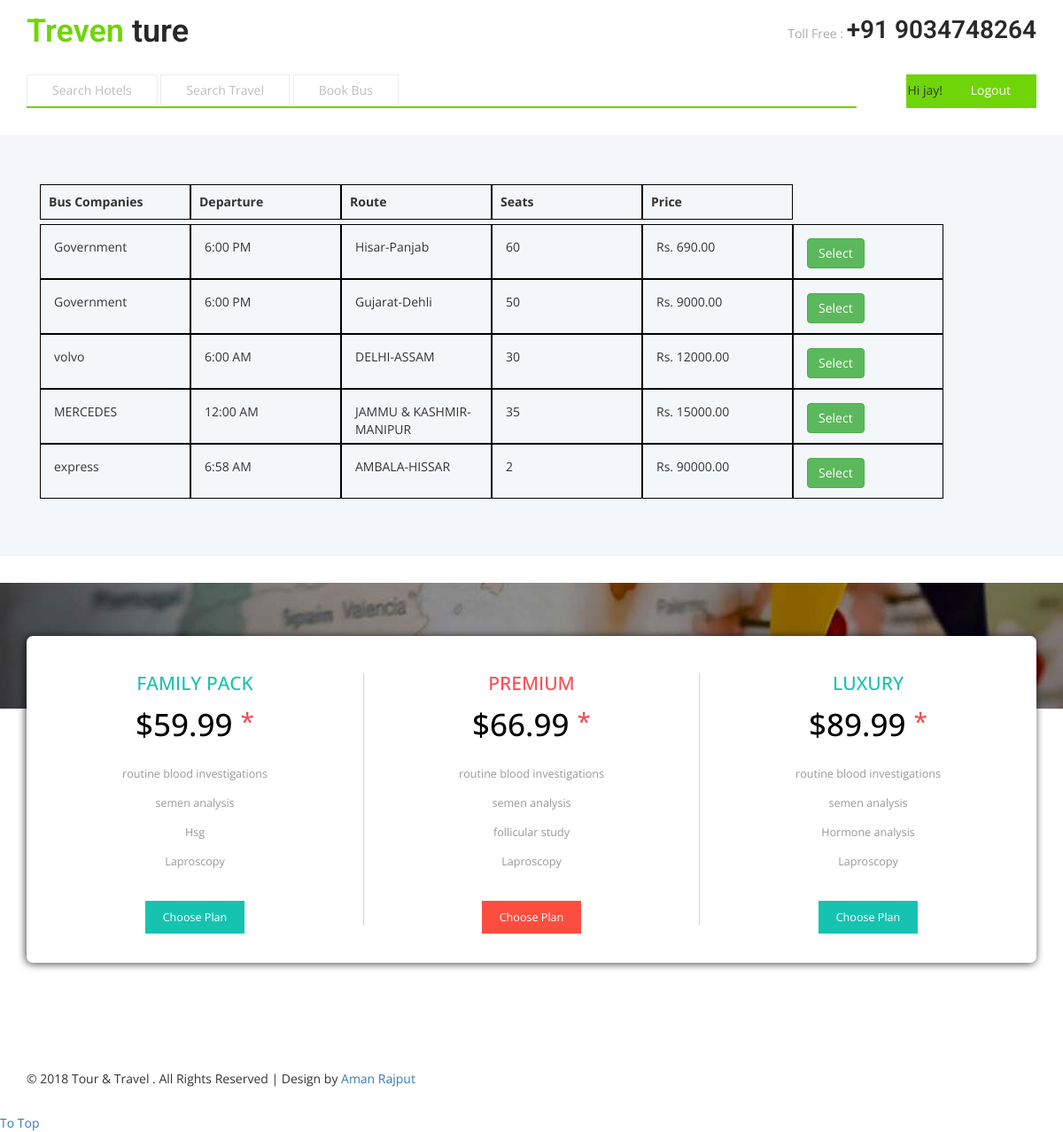
Page /allbus/ (signed in) on the committed database.
### PointApp/models.py (models this page shows, shortened)
class Schedule(models.Model):
    departure_time = models.DateTimeField(auto_now_add=False)
    arrival_time = models.DateTimeField(auto_now_add=False)
    bus = models.ForeignKey(Bus, on_delete=models.CASCADE)
    price = models.DecimalField(max_digits=15 ,decimal_places=2, default=Decimal(0.00))
    class Meta:
        ordering = ['price']
    @classmethod
    def get_schedules(cls):
        schedule = cls.objects.all()
        return schedule

class Bus(models.Model):
    bus_organisation = models.ForeignKey(BusOrganisation, on_delete=models.CASCADE)
    number_plate = models.CharField(max_length=50)
    route = models.ForeignKey(Route, on_delete=models.CASCADE)
    capacity = models.PositiveIntegerField(default=0)

class BusOrganisation(models.Model):
    name = models.CharField(max_length=255)
    logo = models.ImageField(upload_to="logo-pic/", blank=True)
    def __str__(self):
        return self.name

class Route(models.Model):
    departure_location = models.CharField(max_length=255)
    destination_location = models.CharField(max_length=255)
    def __str__(self):
        return self.departure_location + '-' + self.destination_location

### PointApp/views.py (the view)
# urls.py: url(r'^allbus/', views.allbuss, name='allbus'),
def allbuss(request):
    title = 'All Buss'
    all_schedule = Schedule.get_schedules()
    return render(request,'catalog/allbus.html', {'title':title,  'buses':all_schedule})

### PointApp/templates/catalog/allbus.html
{% extends 'catalog/base.html' %}
{% load widget_tweaks %}
{% block content %}
{% if buses %}
<div class="container scheduleBar">
    <div class="row">
        <div class="container">
            <ul class="cat">
                <li class="bus-companies">Bus Companies</li>
                <li class="departure">Departure</li>
                <li class="duration">Route</li>
                <li class="seats hidden-xs hidden-sm">Seats</li>
                <li class="price">Price</li>
            </ul>
            <ul class="res">
                    {% for bus in buses %}
                    <li>{{bus.bus.bus_organisation}}</li>
                    <li>{{bus.departure_time | date:"g:i A"}}</li>
                    <li>{{bus.bus.route}}  </li>
                    <li>{{bus.bus.capacity}}</li>
                    <li>Rs. {{bus.price}}</li>
                    <li>
                        <a href="{%url 'bus_details' bus.id%}">
                            <button class="btn btn-success search-button">Select</button>
                        </a>
                    </li>
                    {% endfor %}
            </ul>
        </div>
    </div>
</div>
{% else %}
    <div><h2>No Bus Available.</h2></div>
{% endif %}
    {% endblock %}

### PointApp/templates/catalog/base.html (shortened to what this page needs)
{% load staticfiles %}
<!DOCTYPE html>
<html>
<head>
<link href="{%static 'catalog/css/bootstrap.css' %}" type="text/css" rel="stylesheet" media="all">
<link href="{%static 'catalog/css/style.css' %}" type="text/css" rel="stylesheet" media="all">
<link rel="stylesheet" href="{%static 'catalog/css/flexslider.css' %}" type="text/css" media="screen" />
<link type="text/css" rel="stylesheet" href="{%static 'catalog/css/JFFormStyle-1.css' %}" />
</head
<body>
	<div class="header">
		<div class="container">
			<div class="header-grids">
				<div class="logo">
					<h1><a  href="index.html"><span>Treven</span> ture</a></h1>
				</div>
				<div class="header-dropdown">
					<div class="emergency-grid">
						<ul>
							<li>Toll Free : </li>
							<li class="call">+91 9034748264</li>
						</ul>
					</div>
					<div class="clearfix"> </div>
				</div>
				<div class="clearfix"> </div>
			</div>
			<div class="nav-top">
				<div class="top-nav">
					<ul class="nav1">
						{% if user.is_authenticated %}
						<li><a href="/searchhotel/">Search Hotels</a></li>
						<li><a href="/searchtraval/">Search Travel</a></li>
						<li><a href="/allbus/">Book Bus</a></li>
						{% else %}
						<li><a href="/signup/">Sign UP</a></li>
						{% endif %}
					</ul>
				</div>
<div class="dropdown-grids">
						<div id="loginContainer">{% if user.is_authenticated %}
                                Hi {{ user.username }}!
                                <a href="/logout/"><span>Logout</span></a></p>
                              {% else %}
                                <a href="/login/"><span>Login</span></a>
                              {% endif %}
						</div>
				</div>
				<div class="clearfix"> </div>
			</div>
		</div>
	</div>
	<div class="banner-bottom">
		<div class="container">
                {% block content %}
                {% endblock %}
		</div>
	</div>
	<div class="pricing-agile" id="pricing-agile" style="background: url({% static 'catalog/img1/c1.jpg' %}) no-repeat fixed;
    ">
		<div class="container">
	<br><br><br>
			<div class="pricing-agile-grids">
				<div class="col-xs-4 grid-info">
					<h3>FAMILY PACK</h3>
					<h4>$59.99
						<sup>*</sup>
					</h4>
					<div class="pricing-agile-text">
						<p>routine blood investigations</p>
						<p>semen analysis</p>
						<p>Hsg</p>
						<p>Laproscopy</p>
					</div>
					<a href="#regi" class="scroll">Choose Plan</a>
				</div>
				<div class="col-xs-4 grid-info grid-two">
					<h3>PREMIUM</h3>
					<h4>$66.99
						<sup>*</sup>
					</h4>
					<div class="pricing-agile-text">
						<p>routine blood investigations</p>
						<p>semen analysis</p>
						<p>follicular study</p>
						<p>Laproscopy</p>
					</div>
					<a href="#regi" class="scroll">Choose Plan</a>
				</div>
				<div class="col-xs-4 grid-info grid-three">
					<h3>LUXURY</h3>
					<h4>$89.99
						<sup>*</sup>
					</h4>
					<div class="pricing-agile-text">
						<p>routine blood investigations</p>
						<p>semen analysis</p>
						<p>Hormone analysis</p>
						<p>Laproscopy</p>
					</div>
					<a href="#regi" class="scroll">Choose Plan</a>
				</div>
				<div class="clearfix"> </div>
			</div>
		</div>
	</div>
<div class="copy-right-grids">
				<div class="container">
					<div class="copy-left">
						<p class="footer-gd">© 2018 Tour & Travel . All Rights Reserved | Design by <a href="https://facebook.com/amanchauhan813/" target="_blank">Aman Rajput</a></p>
					</div>
				</div>
			</div>
</body>
</html>

### PointApp/static/catalog/css/style.css (style rules this page uses)
body a { transition: 0.5s all ease; -webkit-transition: 0.5s all ease; -moz-transition: 0.5s all ease; -o-transition: 0.5s all ease; -ms-transition: 0.5s all ease; text-decoration:none; }
.container { margin-bottom: 30px; }
.cat, .res { display: inline-block; }
.cat > li { float: left; width: 170px; list-style: none; border: 1px solid black; padding: 9px; font-weight: 700; }
.res > li { float: left; width: 170px; list-style: none; border: 1px solid black; padding: 15px; height: 62px; }
h1,h2,h3,h4,h5,h6 { margin:0; }
p { margin:0; }
ul,label { margin:0; padding:0; }
.header { padding: 1em 0 0 0; position: relative; }
.logo { float: left; }
.logo h1 { margin:0; }
.logo h1 a { color: #292929; padding: 0.2em 0; font-family: 'Roboto', sans-serif; font-weight: 600; font-size: 1em; }
.logo h1 a span { color:#6fd508; }
.nav-top { margin: 2em 0 0 0; }
.top-nav { margin: 0 auto 0 0; width: 82.2%; float:left; }
.top-nav ul { padding: 0; margin: 0; border-bottom: solid 2px #6fd508; }
.top-nav ul li { display: inline-block; text-decoration: none; }
.top-nav ul li a { display: block; padding: .5em 2em; color: #BDBDBD; border: solid 1px #ECECEC; border-bottom: solid 1px #FFF; }
.header-dropdown { float: right; width: 38%; }
.dropdown-grids { float: right; border-bottom: solid 2px #6fd508; }
#loginContainer { position: relative; padding: 0.5em 0em; border: solid 1px #6fd508; background: #6fd508; }
#loginContainer a span { padding: .5em 2em; color: #FFF; }
.emergency-grid { float: right; }
.emergency-grid ul { padding:0; margin:0; }
.emergency-grid ul li { display: inline-block; color: #A9A9A9; margin: 0; font-size: 1em; }
.emergency-grid ul li.call { color: #292929; font-family: 'Roboto', sans-serif; font-weight: 600; font-size: 2em; }
.banner-bottom { padding: 4em 0 0 0; background: #f4f7f9; }

### PointApp/templates/catalog/base.html (style rules this page uses)
.pricing-agile { background: url(../images/c1.jpg) no-repeat fixed; background-size: cover; -webkit-background-size: cover; -moz-background-size: cover; -o-background-size: cover; -ms-background-size: cover; min-height: 550px; }
.pricing-agile-grids { text-align: center; -webkit-box-shadow: -1px 1px 10px 0px rgba(0,0,0,0.75); -moz-box-shadow: -1px 1px 10px 0px rgba(0,0,0,0.75); box-shadow: -1px 1px 10px 0px rgba(0,0,0,0.75); padding: 3em 0; border-radius: 7px; background: #fff; }
.grid-info h3 { font-size: 1.5em; margin-bottom: 16px; color: #16C3B0; }
.grid-info h4 { font-size: 2.5em; color: #000; }
.grid-info h4 sup { vertical-align: sub; font-size: 0.8em; color: #ee4f4f; }
.pricing-agile-text { padding: 2em; }
.grid-info p { font-size: .9em; color: #999999; margin-bottom: 15px; }
.grid-info a { padding: 10px 20px; font-size: .9em; color: #FFF; background-color: #16C3B0; }
.grid-info.grid-two h3 { color:#FF4A52; }
.grid-info.grid-two a { background-color: #FD4D40; }
.grid-info.grid-two { border-left: 1px solid rgba(125, 123, 123, 0.32); border-right: 1px solid rgba(125, 123, 123, 0.32); }

### rows in the picture
Schedule: bus.bus_organisation "Government", departure_time "6:00 PM", bus.route "Hisar-Panjab", bus.capacity "60", price "690.00"
Schedule: bus.bus_organisation "Government", departure_time "6:00 PM", bus.route "Gujarat-Dehli", bus.capacity "50", price "9000.00"
Schedule: bus.bus_organisation "volvo", departure_time "6:00 AM", bus.route "DELHI-ASSAM", bus.capacity "30", price "12000.00"
Schedule: bus.bus_organisation "MERCEDES", departure_time "12:00 AM", bus.route "JAMMU & KASHMIR-MANIPUR", bus.capacity "35", price "15000.00"
Schedule: bus.bus_organisation "express", departure_time "6:58 AM", bus.route "AMBALA-HISSAR", bus.capacity "2", price "90000.00"

### other values in the picture
{{ user.username }} "jay"
